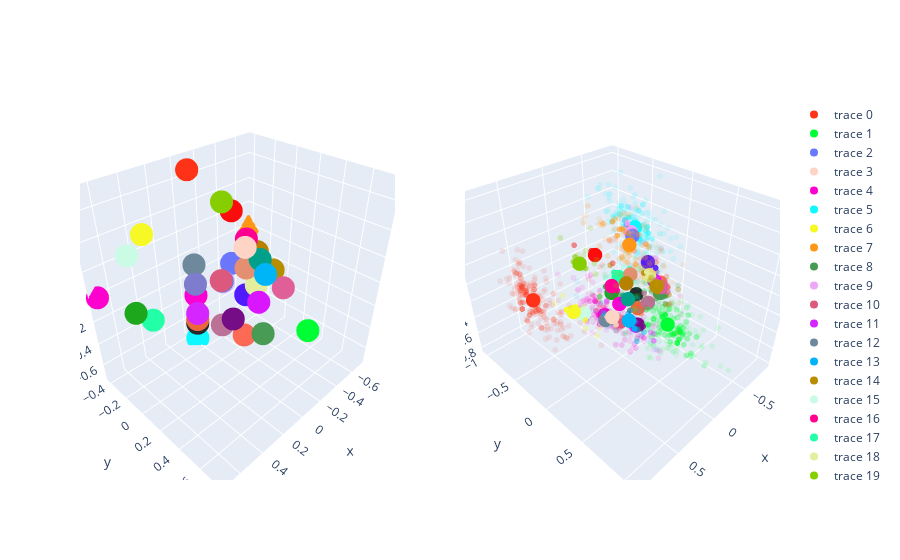

The code cell stored with this chart in its notebook:
### Code cell
from sklearn.linear_model import LinearRegression
import numpy as np
from sklearn.decomposition import PCA
import plotly.express as px


# Reshape beliefs_array to (batch * n_ctx, d_beliefs) where d_beliefs is 5 as per notebook_cell_output_1
gt_belief_labels_flatted = gt_belief_labels.reshape(-1, gt_belief_labels.shape[-1])
gt_belief_label_indices_flatted = gt_belief_label_indices.reshape(-1)

# Reshape acts to (batch * n_ctx, 4 * d_model)
acts_reshaped = acts.view(-1, acts.shape[-1]).cpu().numpy()

# Instantiate the Linear Regression model
model = LinearRegression()

# Fit the model
model.fit(acts_reshaped, gt_belief_labels_flatted)

# Now the model is trained to predict the 5d beliefs_array from the 4*d_model dimension acts
results = model.predict(acts_reshaped)

# Apply PCA to reduce the dimensionality for visualization
pca_results = pca.fit_transform(results) # (batch * n_ctx, 3)
import plotly.graph_objects as go
from plotly.subplots import make_subplots

fig = make_subplots(
    rows=1, cols=2,
    specs=[[{'type': 'scatter3d'}, {'type': 'scatter3d'}]]
)

# Adding gt_beliefs_pca to the left column (1st column)
for i, belief in enumerate(gt_beliefs):
    belief_index = msp_belief_to_index[tuple(belief)]
    fig.add_trace(go.Scatter3d(
        x=[gt_beliefs_pca[i][0]], 
        y=[gt_beliefs_pca[i][1]], 
        z=[gt_beliefs_pca[i][2]],
        marker=dict(color=colors[belief_index]),
        mode='markers'
    ), row=1, col=1)

    

# Adding PCA results to the right column (2nd column)
for belief_index in np.unique(gt_belief_label_indices_flatted):
    relevant_data = pca_results[gt_belief_label_indices_flatted == belief_index]
    print(relevant_data.shape)
    com = np.mean(relevant_data, axis=0)
    color = colors[belief_index]
    fig.add_trace(go.Scatter3d(x=[com[0]], y=[com[1]], z=[com[2]],
                               mode='markers', marker=dict(color=color, size=5),
                               name=f'Belief {belief_index}'), row=1, col=2)
    fig.add_trace(go.Scatter3d(x=relevant_data[:,0], y=relevant_data[:,1], z=relevant_data[:,2],
                               mode='markers', marker=dict(color=color, size=2, opacity=0.1),
                               name=f'Belief {belief_index}'), row=1, col=2)

fig.show()
